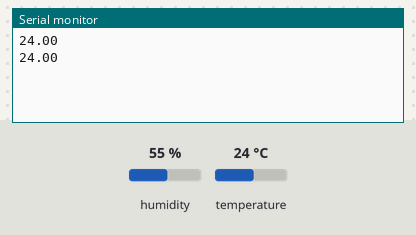
A sketch run on a simulated Arduino Uno, built with avr-gcc and run on an emulated ATmega328P. Shown: the last lines printed to the serial monitor. Inputs (shaded band) come from the test bench; at power-on: temperature 24 °C, humidity 55 %.

Above: at 4.8 s.
4.9 s: temperature set to 12 °C
At 6.6 s:
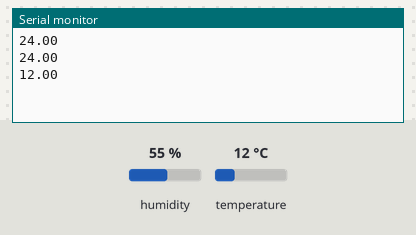
7.9 s: temperature set to 19 °C
At 9.0 s:
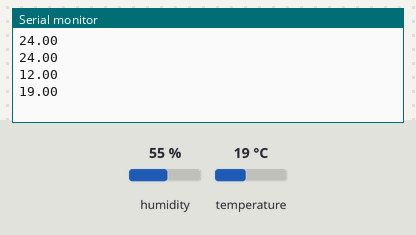
Timing chart, 0 to 10.9 s (numbered marks = the images above; inputs shaded):
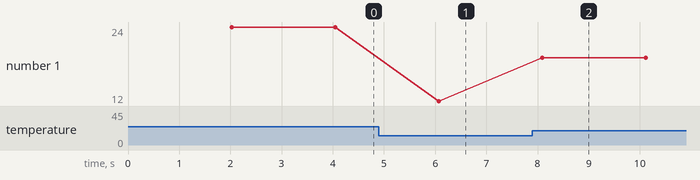

Measured:
- after the input at 4.9 s, the serial monitor: prints a new line after 1.2 s (image 1)
- after the input at 7.9 s, the serial monitor: prints a new line after 0.19 s (image 2)
- plotted number 1: 24 → 12 after the input at 4.9 s, 12 → 19 after the input at 7.9 s

The sketch:

botTemperatura.ino
```cpp
#include <DHT.h>
#include <DHT_U.h>

#define DHTPIN 2

DHT dht(DHTPIN,DHT11);

byte temp;
float temperatura = 0.00;

void setup() {
  Serial.begin(9600);
  dht.begin();
}

void loop() {

    delay(2000);
    temperatura = dht.readTemperature();

    if(isnan(temperatura)){
      Serial.write("Error de lectura");
    }else{
      temp = byte(temperatura);
      Serial.println(temperatura);
    }
    //Serial.println(445.45);
}
```
